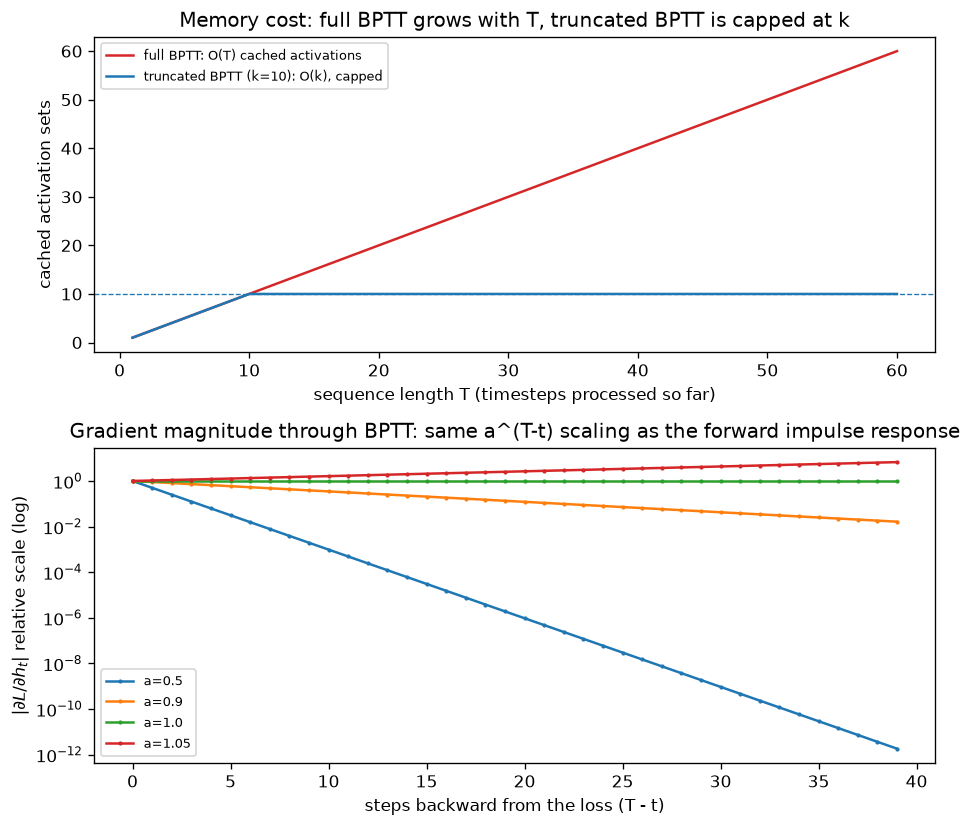

The script that saved this image:
"""
Day 47 — Backprop Through Time (BPTT)
Shows two costs of BPTT: (1) memory grows linearly with sequence length
because every timestep's activations must be cached for the backward pass,
and truncated BPTT caps that; (2) the gradient signal reaching early
timesteps scales like a^T (same pole `a` as Day 46's forward IIR filter,
now driving the backward pass instead).
"""
import numpy as np
import matplotlib.pyplot as plt

np.random.seed(46)

T_max = 60
timesteps = np.arange(1, T_max + 1)

fig, axes = plt.subplots(2, 1, figsize=(8, 7))

# --- Top: cached-activation memory, full BPTT vs truncated BPTT (window k) ---
ax = axes[0]
full_bptt_memory = timesteps  # one cached activation set per timestep, grows without bound
k = 10
truncated_memory = np.minimum(timesteps, k)  # capped at window size k

ax.plot(timesteps, full_bptt_memory, color="#d62728", label="full BPTT: O(T) cached activations")
ax.plot(timesteps, truncated_memory, color="#1f77b4", label=f"truncated BPTT (k={k}): O(k), capped")
ax.axhline(k, color="#1f77b4", linestyle="--", linewidth=0.8)
ax.set_xlabel("sequence length T (timesteps processed so far)")
ax.set_ylabel("cached activation sets")
ax.set_title("Memory cost: full BPTT grows with T, truncated BPTT is capped at k")
ax.legend(fontsize=8)

# --- Bottom: gradient magnitude reaching early timesteps, scales like a^(T-t) ---
ax2 = axes[1]
a_values = [0.5, 0.9, 1.0, 1.05]
colors = ["#1f77b4", "#ff7f0e", "#2ca02c", "#d62728"]
steps_back = np.arange(0, 40)

for a, c in zip(a_values, colors):
    grad_ratio = np.abs(a) ** steps_back
    ax2.semilogy(steps_back, grad_ratio, color=c, marker=".", markersize=3, label=f"a={a}")

ax2.set_xlabel("steps backward from the loss (T - t)")
ax2.set_ylabel(r"$|\partial L/\partial h_t|$ relative scale (log)")
ax2.set_title("Gradient magnitude through BPTT: same a^(T-t) scaling as the forward impulse response")
ax2.legend(fontsize=8)

plt.tight_layout()
plt.savefig("graph_DAY_47.png", dpi=120, bbox_inches="tight")
